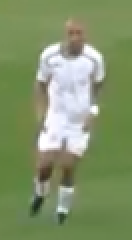
#> input picture data/poc/1_1.png, 66 x 120 px, found by its file name (shown 2 times larger); its folder holds only this picture in this run
$ python histogram.py
#> lines starting #> are read from the running program, lines starting #| are printed output that depends on the picture; after the words box and inside, x2 and y2 are one past the last pixel; in counts of white or black regions, pixels touching at a corner belong together
#> further down, frame is the input picture: shape (120, 66, 3); mean B, G, R 105.8, 146.7, 129.8
import numpy as np
import cv2
from matplotlib import pyplot as plt
import matplotlib.gridspec as gridspec
from sklearn.preprocessing import normalize


def grass(frame):
    hsv = cv2.cvtColor(frame, cv2.COLOR_BGR2HSV)
#> hsv: shape (120, 66, 3); mean H, S, V 50.5, 85.1, 149.1

    # define range of blue color in HSV
    lower_green = np.array([35, 50, 50])
    upper_green = np.array([75, 255, 255])

    # Threshold the HSV image to get only blue colors
    mask = cv2.inRange(hsv, lower_green, upper_green)
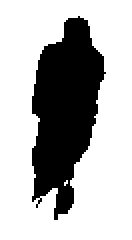
#> mask: shape (120, 66) (shown 2 times larger); 70.5% white; 1 black region, box (x1, y1, x2, y2) and area: (16, 8, 53, 110) 2339

    return cv2.bitwise_not(mask)


def extract_feature(frame):
    mask = grass(frame)
    frame_hsv = cv2.cvtColor(frame, cv2.COLOR_BGR2HSV)
    hist_h = cv2.calcHist([frame_hsv], channels=[0], mask=mask, histSize=[18], ranges=[0, 180])
#> hist_h = 18 values, max 630 at index 11, min 12 at index 17, mean 129.9
    hist_s = cv2.calcHist([frame_hsv], channels=[1], mask=mask, histSize=[10], ranges=[0, 256])
#> hist_s = [1317, 408, 373, 186, 44, 11, 0, 0, 0, 0]
    l = np.sum(hist_h)
#> l = 2339
    hist_h = hist_h / l
#> hist_h = 18 values, max 0.269 at index 11, min 0.00513 at index 17, mean 0.0556
    print(f"1: {np.sum(hist_h)} f2: {np.sum(normalize(hist_h))}")
#| 1: 1.0 f2: 18.0
    hist_s = hist_s / l
#> hist_s = [0.563, 0.174, 0.159, 0.0795, 0.0188, 0.0047, 0, 0, 0, 0]
    print(f"1: {np.sum(hist_s)} f2: {np.sum(normalize(hist_s))}")
#| 1: 1.0 f2: 6.0
    combined = hist_h.flatten().tolist() + hist_s.flatten().tolist()
#> combined = 28 values, max 0.563 at index 18, min 0 at index 24, mean 0.0714
    return hist_h.flatten().tolist(), hist_s.flatten().tolist(), combined


files = ['1_1', '2_3', '2_1', '3_1']
for file in files:
    frame = cv2.imread(f'data/poc/{file}.png', cv2.IMREAD_COLOR)
    mask = grass(frame)
    hist_h, hist_s, combined = extract_feature(frame)
#> hist_h = [0.0282, 0.124, 0.17, 0.107, 0.0547, 0.0291, 0.0218, 0.0167, 0.00641, 0.015, 0.0415, 0.269, 0.0641, 0.0244, 0.00855, 0.0077, 0.00599, 0.00513]

    plt.style.use('ggplot')
    fig = plt.figure(1, figsize=(8, 5))
    gridspec.GridSpec(2, 3)

    ax1 = plt.subplot2grid((2, 3), (0, 0), rowspan=2)
    cropped = cv2.bitwise_and(frame, frame, mask=mask)
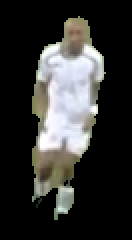
#> cropped: shape (120, 66, 3) (shown 2 times larger); mean B, G, R 50.5, 52.2, 52.3
    ax1.imshow(cv2.cvtColor(cropped, cv2.COLOR_BGR2RGB))
    ax1.get_xaxis().set_visible(False)
    ax1.get_yaxis().set_visible(False)
    ax1.set_title("obraz wejściowy")

    ax2 = plt.subplot2grid((2, 3), (0, 1))
    ax2.bar(np.arange(0, 18), hist_h, width=1)
    ax2.set_xlabel("numer przedziału")
    ax2.set_ylabel("częstotliwość")
    ax2.set_title("histogram barwy")

    ax3 = plt.subplot2grid((2, 3), (1, 1))
    plt.bar(np.arange(0, 10), hist_s, width=1)
    ax3.set_xlabel("numer przedziału")
    ax3.set_ylabel("częstotliwość")
    ax3.set_title("histogram nasycenia")

    ax4 = plt.subplot2grid((2, 3), (0, 2), rowspan=2)
    ax4.plot(combined)
    ax4.set_title("cecha")
    fig.tight_layout()
    plt.savefig(f"{file}.png")
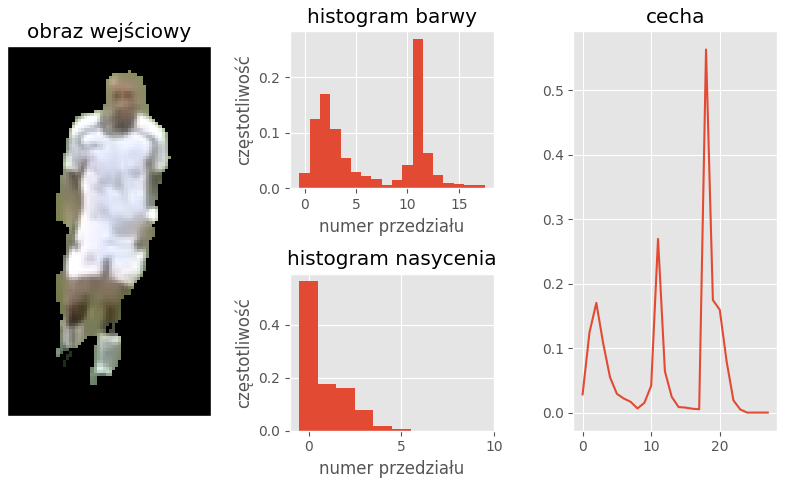
#> figure drawn by matplotlib, 4 panels; panel 2: tallest bar 0.269 high, from x = 10.5 to 11.5; panel 3: tallest bar 0.563 high, from x = -0.5 to 0.5; panel 4: curve peaks at x = 18, y = 0.563
#> (the run stopped early here; a loop or call above may not have finished)
